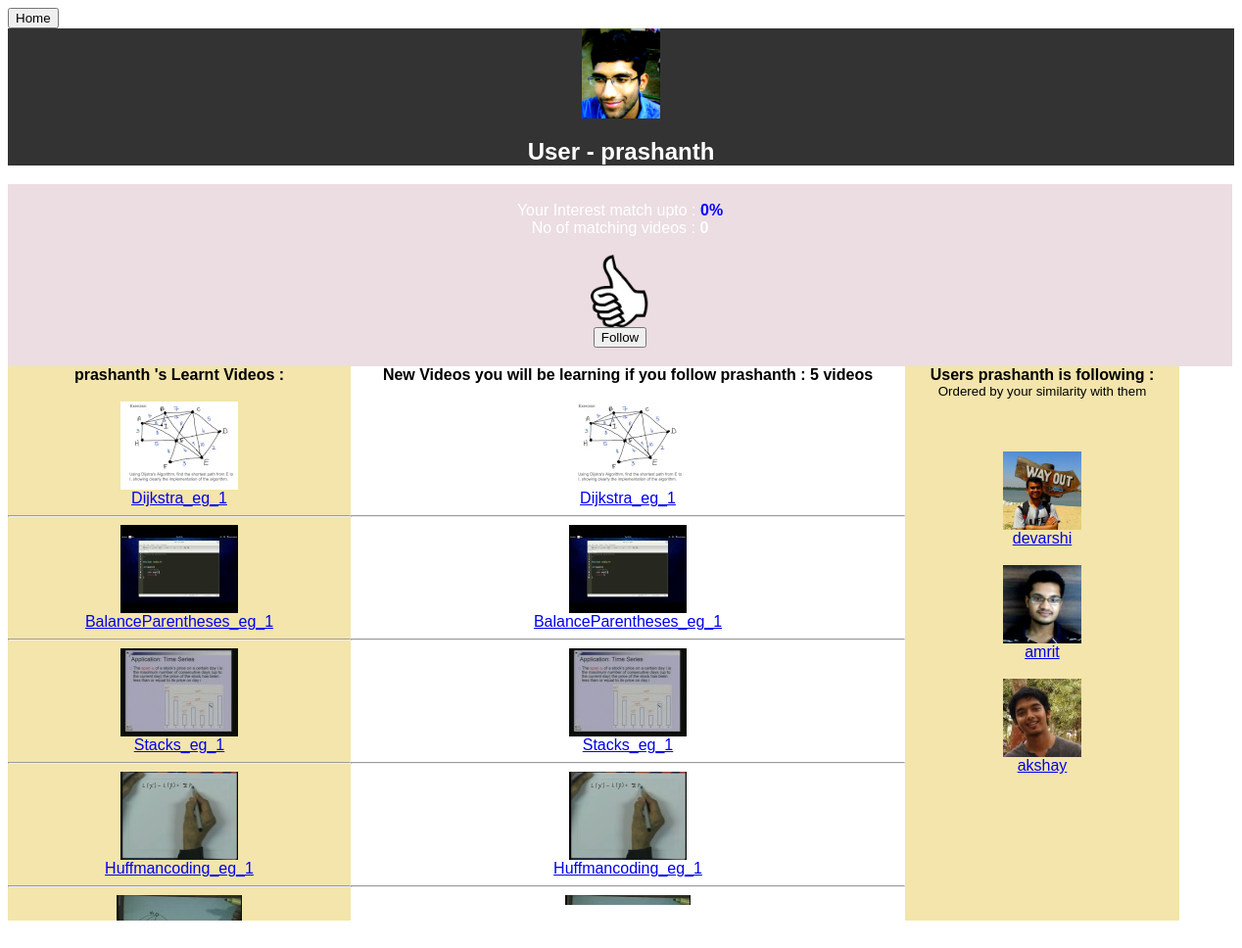
The page /usermatch.php?name=prashanth on the database its author committed.
### tables this page shows
CREATE TABLE IF NOT EXISTS `users` (
  `user_id` int(11) NOT NULL AUTO_INCREMENT,
  `user_name` varchar(30) NOT NULL,
  `password` varchar(30) NOT NULL,
  `user_email` varchar(50) NOT NULL,
  `profilepic` varchar(200) NOT NULL,
  PRIMARY KEY (`user_id`),
  UNIQUE KEY `user_name` (`user_name`)
);

CREATE TABLE IF NOT EXISTS `instanceclass` (
  `instance` varchar(100) NOT NULL,
  `class` varchar(100) NOT NULL,
  `url` varchar(100) NOT NULL,
  UNIQUE KEY `instance` (`instance`)
);

### usermatch.php (the view, shortened to what this page needs)
<html>
<?php
function cal_match($username)
{
	$cur_learnt = array();
$follow_learnt = array();
$curname = $_SESSION["user_name"];
$que1 = mysql_query("select * from userlearnt where user_name = '$curname'");
$que2 = mysql_query("select * from userlearnt where user_name='$username'");
while($fetch2 = mysql_fetch_array($que2))
{
	array_push($follow_learnt, $fetch2["videoid"]);
}
$newarr = array_unique(array_merge($cur_learnt, $follow_learnt));
$intersect = array_intersect($cur_learnt, $follow_learnt);
$diff = array_diff($newarr, $cur_learnt);
$total = count($newarr);
$intersect_number = count($intersect);
$percentage = ($intersect_number/$total)*100;
return $percentage;
}
$username = $_GET["name"];
function youtubeID($string) {
    $pattern =
        '%^# Match any youtube URL
        (?:https?://)?
        (?:www\.)?
        (?:
          youtu\.be/
        | youtube\.com
          (?:
            /embed/
          | /v/
          | /watch\?v=
          )
        )
        ([\w-]{10,12})
        $%x'
        ;
    $result = preg_match($pattern, $string, $matches);
    if (false !== $result) {
        return $matches[1];
    }
    return false;
}
?>
<head>
<link rel="stylesheet" href="style.css" />
</head>
<body>
<input type="button" value="Home" onclick="location.href='dashboard.php'"/><br>
<div align="center" class="header">
<div align="center">
<?php
$qshow = "SELECT * FROM users WHERE user_name = '$username' and profilepic != '' ";
$rshow = mysql_query($qshow) or die(mysql_error());
$rshown = mysql_num_rows($rshow);
if($rshown > 0)
{
	while($rowshow = mysql_fetch_array($rshow))
	{
	$path = $rowshow["profilepic"];
echo "<img src='$path' width='80px'/>";
}
}
else
{
echo "<img src='images/u.jpg' width='80px'/>";
}
?>
<br>
<h2> User - <?php echo "<b>".$username."</b>" ?> </h2>
</div>
<div align="center">
<div style="background-color:#EBDDE2;height:186px;width:1250px;float:left;">
<?php
$cur_learnt = array();
$follow_learnt = array();
$curname = $_SESSION["user_name"];
$que2 = mysql_query("select * from userlearnt where user_name='$username'");
while($fetch2 = mysql_fetch_array($que2))
{
	array_push($follow_learnt, $fetch2["videoid"]);
}
$newarr = array_unique(array_merge($cur_learnt, $follow_learnt));
$intersect = array_intersect($cur_learnt, $follow_learnt);
$diff = array_diff($newarr, $cur_learnt);
$diff_number = count($diff);
$total = count($newarr);
$intersect_number = count($intersect);
$percentage = ($intersect_number/$total)*100;
if($percentage >= 80)
{
	echo "<br> Your Interest match upto :<font color='green'><b>".round($percentage,2). "% </b></font>";
}
else if($percentage >= 40 && $percentage < 80)
{
	echo "<br> Your Interest match upto : <font color='purple'><b>".round($percentage,2). "% </b></font>";
}
else if($percentage < 40 && $percentage >= 0)
{
	echo "<br> Your Interest match upto : <font color='blue'><b>".round($percentage,2). "% </b></font>";
}
echo "<br>";
echo "No of matching videos :<b> ".$intersect_number." </b>";;
?>
<br><br>
<form name="follow" method="post" action="">
<?php
$a = $_SESSION["user_name"];
$b = mysql_query("select * from following where name1='$a' and name2='$username'");
$c = mysql_num_rows($b);
if($c == 0)
{
	echo "<img src='images/up.png' width='60px'/><br><input type='submit' name='submithere' value='Follow'/>";
}
else
{
	echo "<img src='images/low.png' width='60px'><br><input type='submit' name='unfollow' value='unfollow'/>";
}
?>
</form>
</div>
<div style="background-color:#F3E5AB;height:566px;width:350px;float:left;overflow:scroll">
<b><font color='black'><?php echo $username; ?> 's Learnt Videos : </font></b><br><br>
<?php
$h = mysql_query("select learntvideos.name from learntvideos, userlearnt where learntvideos.id = userlearnt.videoid and userlearnt.user_name='$username'");
while($ret = mysql_fetch_row($h))
{
	$in = $ret[0];
	$sq = mysql_query("select class, url from instanceclass where instance = '$in'");
	$sqq = mysql_fetch_array($sq);
	echo "<a    target='_blank' href='resultmain.php?instance=".$in."&class=".$sqq["class"]."&url=".$sqq["url"]."'><img src='thumbnails/".youtubeID($sqq["url"]).".jpg'/><br>".$in."</a>";
	echo "<hr>";
}
?>
</div>
<div style="height:550px;width:566px;float:left;overflow:scroll">
<b><font color='black'>New Videos you will be learning if you follow <?php echo $username; ?> : <?php echo $diff_number." videos"; ?></font></b><br><br>
<?php
foreach($diff as $ele)
{
	$diffquery = mysql_query("select learntvideos.name from learntvideos, userlearnt where learntvideos.id = userlearnt.videoid  and userlearnt.videoid='$ele'");
	$res_set = mysql_fetch_array($diffquery);
	$in = $res_set['name'];
	$sq = mysql_query("select class, url from instanceclass where instance = '$in'");
	$sqq = mysql_fetch_array($sq);
	echo "<a    target='_blank' href='resultmain.php?instance=".$in."&class=".$sqq["class"]."&url=".$sqq["url"]."'><img src='thumbnails/".youtubeID($sqq["url"]).".jpg'/><br>".$in."</a>";
	echo "<hr>";
}
?>
</div>
<div style="background-color:#F3E5AB;height:566px;width:280px;float:left;overflow:scroll">
<b><font color='black'>Users <?php echo $username; ?> is following :</b><br>
<sub>Ordered by your similarity with them</font></sub>
<br>
<?php
$userper = array();
$seluser = mysql_query("select * from following where name1='$username' and name2!='$curname'");
while($sval = mysql_fetch_array($seluser))
{
echo "<br>";
$per = cal_match($sval["name2"]);
$per = round($per, 2);
$t2 = $sval["name2"];
$userper[$t2] = $per;
}
arsort($userper);
foreach($userper as $key=>$value)
{
	$qshow = "SELECT * FROM users WHERE user_name = '$key' and profilepic != '' ";
$rshow = mysql_query($qshow) or die(mysql_error());
$rshown = mysql_num_rows($rshow);
if($rshown > 0)
{
	while($rowshow = mysql_fetch_array($rshow))
	{
	$path = $rowshow["profilepic"];
	echo "<img src='$path' width='80px'/>";
	}
}
else
{
echo "<img src='images/u.jpg' width='80px'/>";
}
	echo "<br><a href='usermatch.php?name=".$key."'>".$key."</a>";
	echo "<br>";
	echo "<br>";
}
echo "<br>";
?>
</div>
</div>
</body>
</html>

### style.css (style rules this page uses)
body { font-family: "Century Gothic", CenturyGothic, AppleGothic, sans-serif; }
.header { background:#333; color:white; }

### rows shown on the page
users: profilepic (picture)
instanceclass: shows a picture, in "Dijkstra_eg_1"
instanceclass: shows a picture, in "BalanceParentheses_eg_1"
instanceclass: shows a picture, in "Stacks_eg_1"
instanceclass: shows a picture, in "Huffmancoding_eg_1"
instanceclass: shows a picture
users: profilepic (picture)
users: profilepic (picture)
users: profilepic (picture)

### other values the page prints
$username "prashanth"
$percentage "0"
$intersect_number "0"
$in "Dijkstra_eg_1"
$in "BalanceParentheses_eg_1"
$in "Stacks_eg_1"
$in "Huffmancoding_eg_1"
$diff_number "5"
$key "devarshi"
$key "amrit"
$key "akshay"
